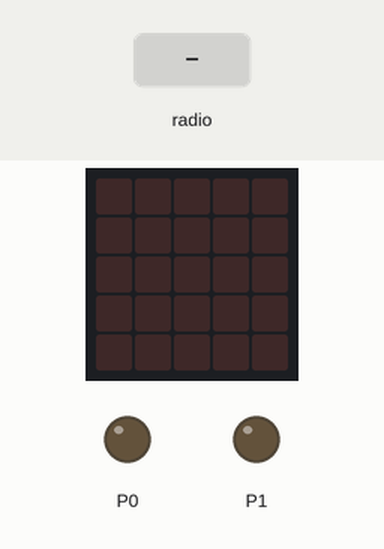
This program was run on a simulated BBC micro:bit running MicroPython. Parts: the board's 5×5 LED display, output pins drawn as LEDs (lit = HIGH). The inputs (shaded band) are chosen by the test bench.

Above: at 1.2 s.
1.3 s: radio message "Fan_On" arrives
At 2.1 s:
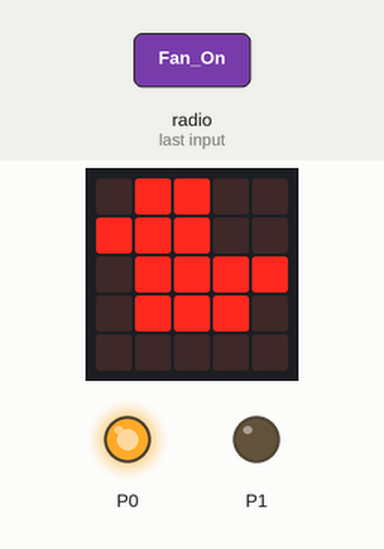
2.8 s: radio message "Buzzer_On" arrives
At 3.5 s:
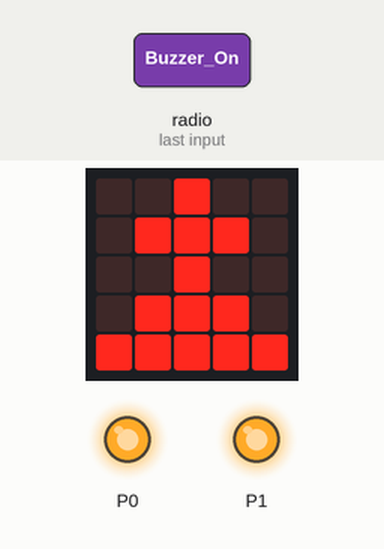
4.3 s: radio message "Fan_Off" arrives
At 5.5 s:
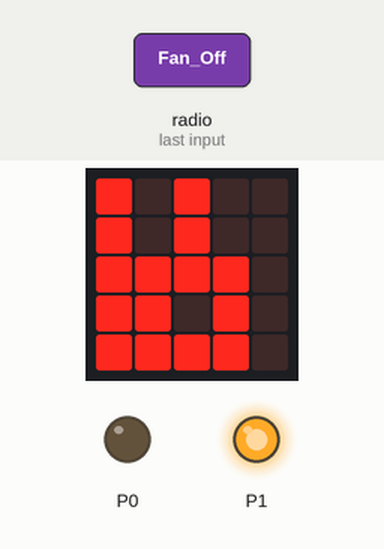
5.8 s: radio message "Buzzer_Off" arrives
At 7.0 s:
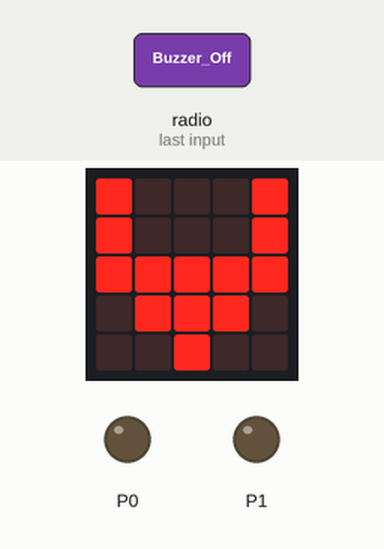
Timing chart, 0 to 8.3 s (numbered marks = the images above; inputs shaded):
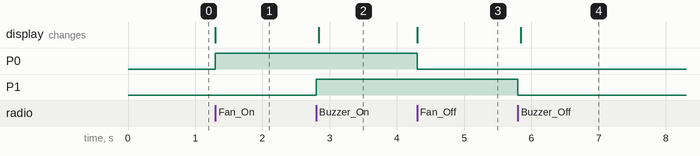

Measured:
- after the input at 1.3 s, P0: LOW → HIGH at once; the display: changes at once (image 1)
- after the input at 2.8 s, P1: LOW → HIGH at once; the display: changes at once (image 2)
- after the input at 4.3 s, P0: HIGH → LOW at once; the display: changes at once (image 3)
- after the input at 5.8 s, P1: HIGH → LOW at once; the display: changes at once (image 4)

The program:

radio_controller2.py
```python
# Add your Python code here. E.g.
from microbit import *
import radio
radio.on()
radio.config(channel=43)

p0_state = 0 # fan
p1_state = 0 # buzzer

while True:
    try:
        info = radio.receive()

        if info == "Fan_On":
            display.show(Image.DUCK)
            p0_state = 1
        if info == "Fan_Off":
            display.show(Image.RABBIT)
            p0_state = 0

        if info == "Buzzer_On":
            display.show(Image.XMAS)
            p1_state = 1
        if info == "Buzzer_Off":
            display.show(Image.COW)
            p1_state = 0

        pin0.write_digital(p0_state)
        pin1.write_digital(p1_state)
    except ValueError:
        sleep(0.1)
```
